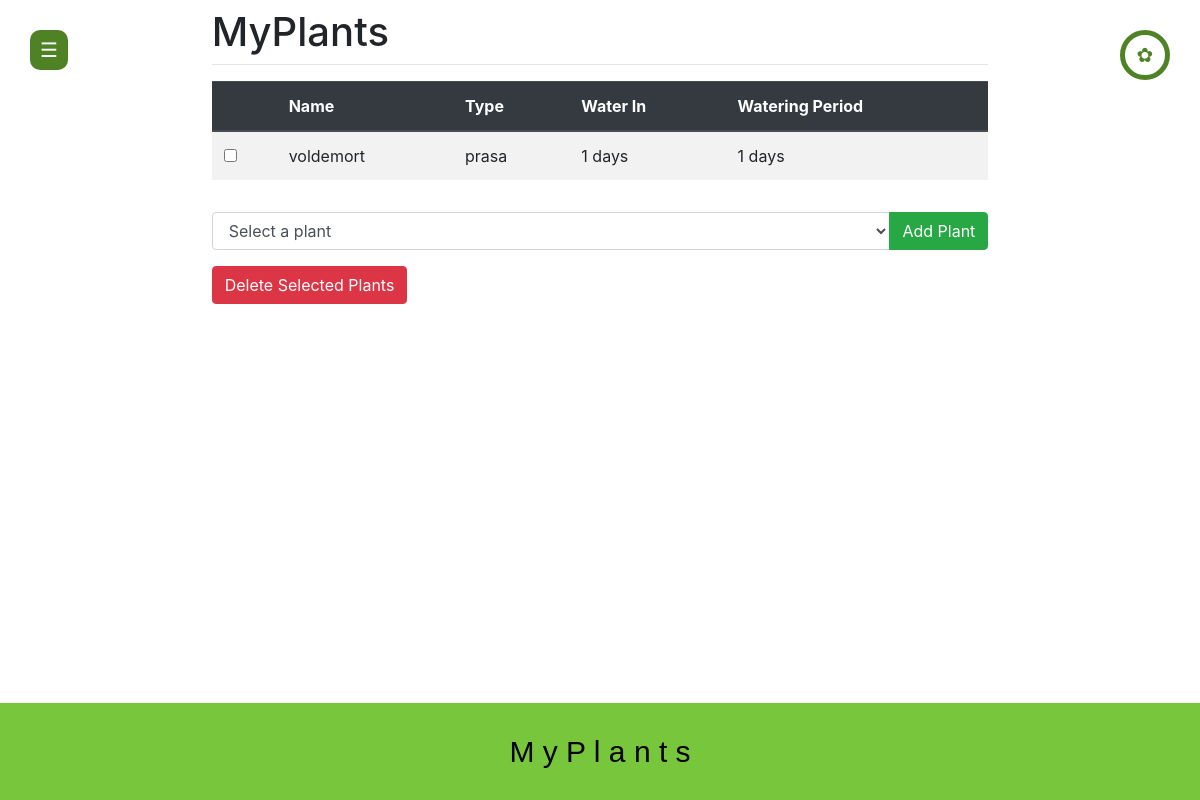
The app's page /29 (signed in), older data.
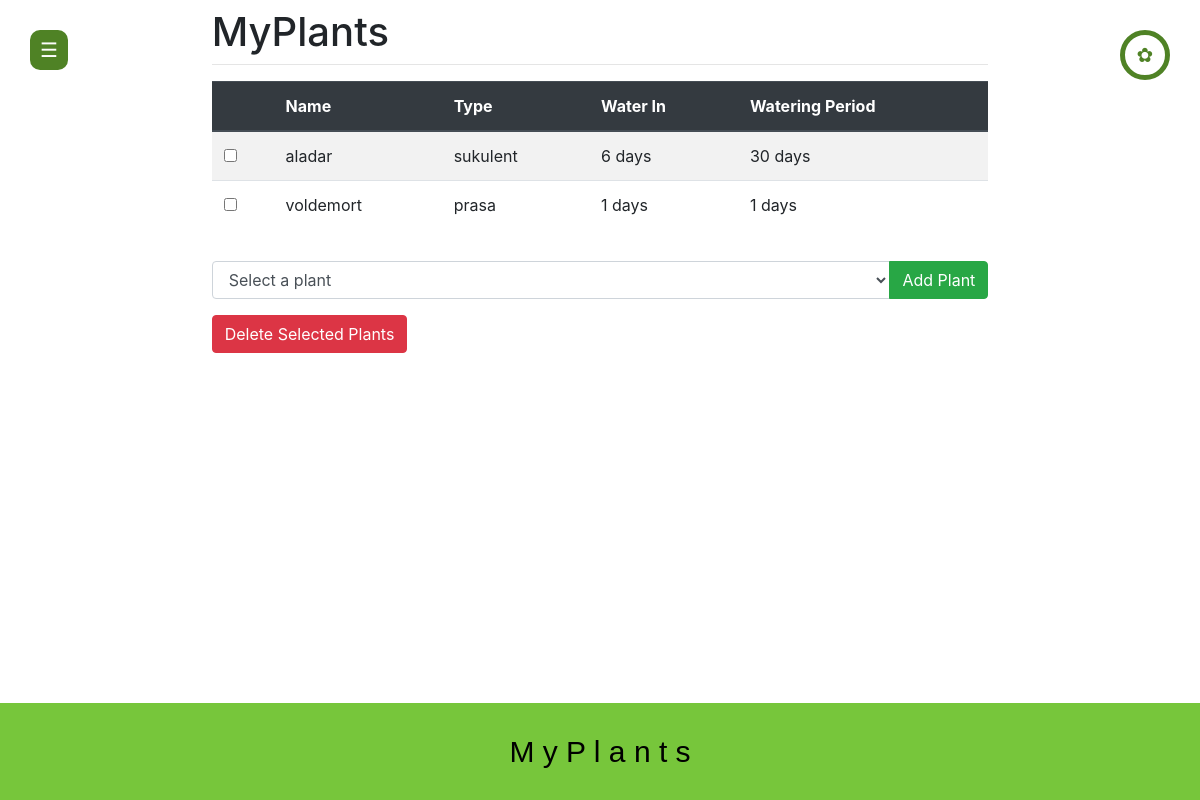
The same page, newer data.
### main/models.py (models this page shows, shortened)
class Plants(models.Model):
    listID = models.ForeignKey(PlantList, on_delete=models.CASCADE, related_name='plants')
    name = models.CharField(max_length=200)
    type = models.CharField(max_length=200)
    water = models.IntegerField()
    period = models.IntegerField()

### main/views.py (the view, shortened to what this page needs)
# urls.py: path("<int:id>", views.list, name="list"),
def list(request, id):
    pl = PlantList.objects.get(id=id)
    user_plants = Plants.objects.filter(listID__userID=request.user)
    if pl in request.user.plantlist_set.all(): # check if the user owns the plant list
        return render(request, "main/list.html", {"pl": pl, "user_plants": user_plants})
    return render(request, "main/view.html", {})

### main/templates/main/list.html (shortened to what this page needs)
{% extends "main/base.html" %}
{% load static %}
{% block content %}
<form method="post" action="">
    <div class="table-responsive">
        <table class="table table-striped">
            <thead class="thead-dark">
                <tr>
                    <th></th>
                    <th>Name</th>
                    <th>Type</th>
                    <th>Water In</th>
                    <th>Watering Period</th>
                </tr>
            </thead>
            <tbody>
                {% for plant in pl.plants.all %}
                <tr>
                    <td>
                        <input type="checkbox" name="selected_plants" value="{{ plant.id }}">
                    </td>
                    <td>{{ plant.name }}</td>
                    <td>{{ plant.type }}</td>
                    <td>{{ plant.water }} days</td>
                    <td>{{ plant.period }} days</td>
                </tr>
                {% endfor %}
            </tbody>
        </table>
    </div>
    <div class="input-group mt-3">
        <select id="id_new" name="new" class="form-control">
            <option value="" selected disabled>Select a plant</option>
        </select>
        <div class="input-group-append">
            <button type="submit" name="addPlant" value="addPlant" class="btn btn-success">Add Plant</button>
        </div>
    </div>
    <button type="submit" name="deleteSelected" value="deleteSelected" class="btn btn-danger mt-3">Delete Selected Plants</button>
</form>
{% endblock %}

Row changes from the older to the newer data that the page shows:
now on this page (row edited): Plants: name "aladar", type "sukulent", water "6", period "30"
